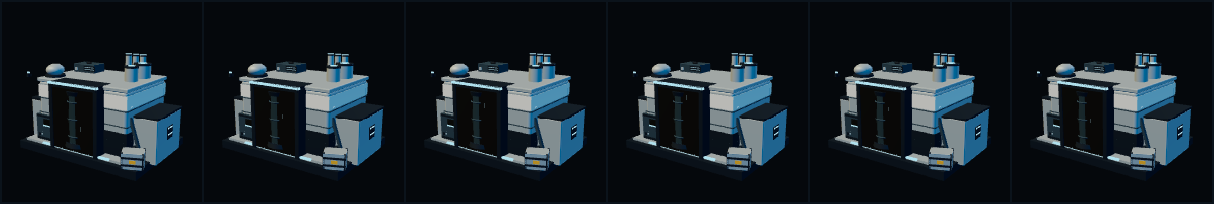
#> input picture tools/asset-forge/review/anim/research_lab-sample_cycle.png, 1214 x 204 px
$ python -i image_stats.py   (imports and definitions only)
#> lines starting #> are read from the running program, lines starting #| are printed output that depends on the picture
#!/usr/bin/env python3
"""Report whether a screenshot contains an image, not just bytes.

The project has been burned twice by passes that counted files instead of
looking at them: eight byte-identical "world tour" frames, and a tour that
photographed a live game while claiming to show a review camera
(docs/DECISIONS.md §12.3, docs/DECISIONS.md §3). A PNG
that exists proves nothing; these numbers decide whether it is a render.

Usage:
    image_stats.py FRAME.png [FRAME.png ...]        # human-readable table
    image_stats.py --json FRAME.png [...]           # JSON array
    image_stats.py --check FRAME.png                # exit 1 if the frame is blank

What is reported per file:

    mean / stddev   luminance over the whole frame. A black or single-colour
                    frame has stddev ~0; a rendered 3D scene at 1280x720 sits
                    near 35-60.
    distinct        distinct colours after a box filter down to 80x45. A
                    gradient-free frame (one fill colour) reports 1-3.
    lit             share of pixels brighter than 8/255. A frame that is 95 %
                    black plus a HUD is not a game frame.
    black           share of pixels darker than 4/255.
    clip            share of pixels at 254/255 or above, i.e. how much of the
                    image is blown out. Useful after a glow/tonemap change.

Thresholds in `--check` are deliberately loose: they separate "rendered" from
"blank", not "good" from "bad". Judging composition needs eyes on the frame;
this only refuses the obviously empty one.
"""

from __future__ import annotations

import argparse
import json
import sys
from pathlib import Path

try:
    from PIL import Image
except ImportError:  # pragma: no cover - environment problem, not logic
    Image = None

THUMB = (80, 45)


def _pixels(image):
    """Pillow 13 deprecates getdata(); 12 does not have the replacement yet."""
    if hasattr(image, "get_flattened_data"):
        return list(image.get_flattened_data())
    return list(image.getdata())


def stats_for(path: Path) -> dict:
    with Image.open(path) as image:
#> image is the input picture: PIL image 1214x204 RGB; mean R, G, B 23.5, 32, 38.4
        rgb = image.convert("RGB")
        width, height = rgb.size
#> width = 1214; height = 204
        pixels = _pixels(rgb)
#> pixels = 247656 items

    total = max(1, len(pixels))
#> total = 247656
    luma = [0.2126 * r + 0.7152 * g + 0.0722 * b for r, g, b in pixels]
#> luma = 247656 items
    mean = sum(luma) / total
#> mean = 30.64
    variance = sum((value - mean) ** 2 for value in luma) / total
#> variance = 2295.3

    with Image.open(path) as image:
        thumb = image.convert("RGB").resize(THUMB, Image.BOX)
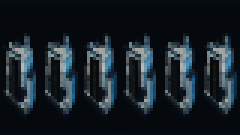
#> thumb: PIL image 80x45 RGB (shown 3 times larger); mean R, G, B 23.6, 32, 38.4
        distinct = len(set(_pixels(thumb)))
#> distinct = 1117

    return {
        "file": str(path),
        "size": [width, height],
        "mean": round(mean, 1),
        "stddev": round(variance**0.5, 1),
        "distinct": distinct,
        "lit": round(sum(1 for value in luma if value > 8) / total, 3),
        "black": round(sum(1 for value in luma if value < 4) / total, 3),
        "clip": round(sum(1 for value in luma if value >= 254) / total, 4),
    }


def is_blank(row: dict) -> bool:
    """True when the frame carries no picture. Deliberately loose."""
    return row["stddev"] < 6.0 or row["distinct"] < 8 or row["lit"] < 0.05


# [51 lines left out: function main, not called in this run]


# [2 lines not run here, left out]

>>> result = stats_for('asset-forge/review/anim/research_lab-sample_cycle.png')
#> result = 8 items

$ run again, on tools/asset-forge/review/anim/arc_chain-strike.png
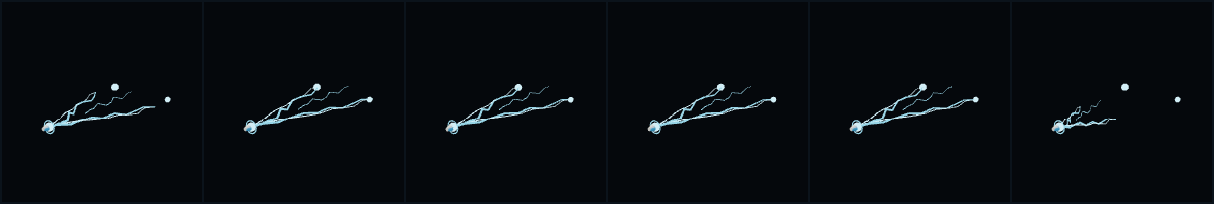
#> input picture tools/asset-forge/review/anim/arc_chain-strike.png, 1214 x 204 px
#> in stats_for, image is the input picture: PIL image 1214x204 RGB; mean R, G, B 7.7, 11.4, 15.7
#> pixels = 247656 items
#> total = 247656
#> luma = 247656 items
#> mean = 10.95
#> variance = 500.3
#> in stats_for, `thumb = image.convert("RGB").resize(THUMB, Image.BOX)`:
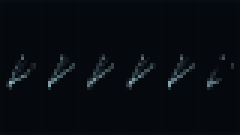
#> thumb: PIL image 80x45 RGB (shown 3 times larger); mean R, G, B 7.6, 11.4, 15.7
#> distinct = 204
#> result = 8 items

$ run again, on tools/asset-forge/review/anim/exo_combat_tech-aim.png
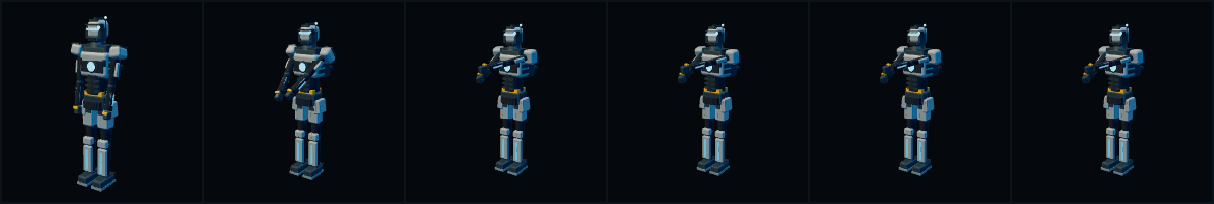
#> input picture tools/asset-forge/review/anim/exo_combat_tech-aim.png, 1214 x 204 px
#> in stats_for, image is the input picture: PIL image 1214x204 RGB; mean R, G, B 10.8, 16.2, 21.4
#> pixels = 247656 items
#> total = 247656
#> luma = 247656 items
#> mean = 15.43
#> variance = 741
#> in stats_for, `thumb = image.convert("RGB").resize(THUMB, Image.BOX)`:
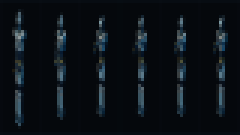
#> thumb: PIL image 80x45 RGB (shown 3 times larger); mean R, G, B 10.8, 16.2, 21.4
#> distinct = 588
#> result = 8 items
